Frame 1 (no input): blank canvas, image omitted
Frame 60 (no input): blank canvas, image omitted
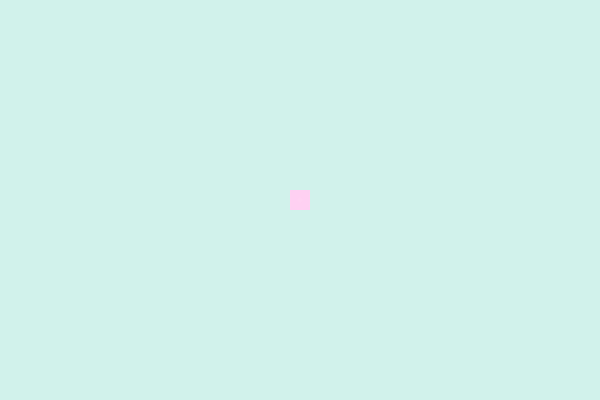
Frame 120 (the mouse pressed at the canvas centre since frame 60)

The p5.js sketch whose frames 1 and 60 were blank and that drew this single picture after the mouse press (run headless with seeded random() and noise() and a simulated clock; from frame 60 on, the mouse is pressed at the canvas centre):

// p5.js sketch
// ── sketch.js
let trail = [];

function setup() {
  createCanvas(600, 400);
}

function draw() {
  background(209, 242, 235 ); // Background color

  // Add current mouse position to the trail
  trail.push(createVector(mouseX, mouseY));

  // Remove oldest points if trail gets too long
  if (trail.length > 50) {
    trail.splice(0, 1);
  }

  // Draw shapes and trail
  for (let i = 0; i < trail.length; i++) {
    let hue = map(i, 0, trail.length - 1, 0, 255);
    fill(hue, 209, 242, 235 );
    noStroke();
    ellipse(trail[i].x, trail[i].y, 20, 20);
    rect(trail[i].x - 10, trail[i].y - 10, 20, 20);

    if (i > 0) {
      stroke(hue, 209, 242, 235 );
      strokeWeight(5);
      line(trail[i].x, trail[i].y, trail[i - 1].x, trail[i - 1].y);
    }
  }
}
